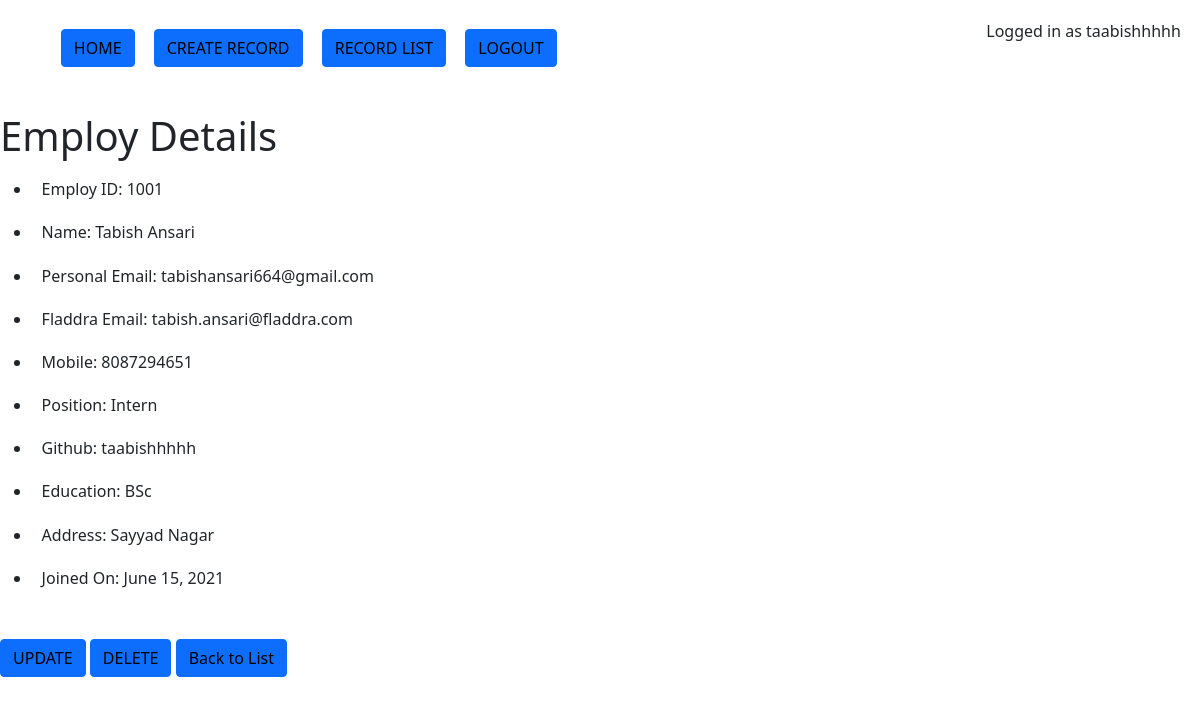
The app's page /emp/view/1/ (signed in) with its own data.
### emp/models.py (models this page shows, shortened)
class Employ(models.Model):
    intern = 'Intern'
    sendev = 'Senior Developer'
    jundev = 'Junior Developer'
    hr = 'HR'
    no = '-'
    test = 'Test'
    position_choices = [
                (intern ,'Intern'),
                (sendev ,'Senior Developer'),
                 (jundev ,'Junior Developer'),
                 (hr , 'HR'),
                 (no , '-'),
                 (test , 'Test')
                 ]
    empid = models.AutoField(primary_key=True)
    employID = IntegerField('Employ ID', unique=True, validators=[validate_employID, ])
    fname = models.CharField('First Name', max_length=20, validators= [validate_fname, ])
    lname = models.CharField('Last Name', max_length=20, validators=[validate_lname, ])
    personalEmail = models.EmailField('Personal Email')
    fladdraEmail = models.EmailField('Fladdra Email', validators=[validate_fladdraEmail])
    mobile = models.IntegerField('Mobile No', unique=True, validators=[validate_mobile, ])
    position = models.CharField('Position', max_length=16,choices=position_choices, validators=[validate_position])
    github = models.CharField('Github', max_length=50)
    education = models.CharField('Highest Education', max_length=80)
    address = models.TextField('Address')
    joinedOn = models.DateField('Joined On', default=date.today)
    is_archived = models.BooleanField(default=False, null=True, blank=True)
    def get_delete_url(self):
        return reverse('emp:delete_emp', kwargs = {'empid' : self.empid})
    def get_update_url(self):
        return reverse('emp:update_emp', kwargs = {'empid' : self.empid})
    def get_full_name(self):
        return self.fname + ' ' + self.lname
    class Meta:
        verbose_name = 'Employee'
        verbose_name_plural = 'Employees'

### emp/views.py (the view)
# urls.py: path('view/<int:empid>/', ViewEmp.as_view(), name='view_emp'),
class ViewEmp(LoginRequiredMixin, MyGetQuerySet, DetailView):
    template_name = 'emp/view.html'
    def get_object(self):
        id_ = self.kwargs.get('empid')
        return get_object_or_404(Employ, empid=id_)

### templates/emp/view.html (shortened to what this page needs)
{% include 'navbar.html' %}
<h1>Employ Details</h1>
<ul>
    <li>Employ ID: {{ object.employID }} </li>
    <li>Name: {{ object.get_full_name }}</li>
    <li>Personal Email: {{ object.personalEmail }}</li>
    <li>Fladdra Email: {{ object.fladdraEmail }}</li>
    <li>Mobile: {{ object.mobile }}</li>
    <li>Position: {{ object.position }}</li>
    <li>Github: {{ object.github }}</li>
    <li>Education: {{ object.education }} </li>
    <li>Address: {{ object.address }} </li>
    <li>Joined On: {{ object.joinedOn }} </li>
</ul>
<button class="btn btn-primary"><a href="{{ object.get_update_url }}">UPDATE</a></button>
<button class="btn btn-primary"><a href="{{  object.get_delete_url }}">DELETE</a></button>
<button class="btn btn-primary"><a href="/emp/list/">Back to List</a></button>

### templates/navbar.html (shortened to what this page needs)
<link href="https://cdn.jsdelivr.net/npm/bootstrap@5.0.1/dist/css/bootstrap.min.css" rel="stylesheet">
<nav class = "navlinks">
    <ul type = "none">
    <li>
        <button class="btn btn-primary"><a href="/">HOME</a></button>
    </li>
    {% if user.is_authenticated %}
    <li>
        <button class="btn btn-primary"><a href="/emp/create/">CREATE RECORD</a></button>
    </li>
    <li>
        <button class="btn btn-primary"><a href="/emp/list/">RECORD LIST</a></button>
    </li>
    <li><button class="btn btn-primary"><a href="/logout/">LOGOUT</a></button></li>
    {% endif %}
</ul>
    {% if user.is_authenticated %}
        <p>Logged in as {{ user.username }} </p>
    {% endif %}
</nav>

### templates/navbar.html (style rules this page uses)
.navlinks { display: flex; justify-content: space-between; padding: 1.2rem;; }
.navlinks ul { display: flex; }
li { padding: 0.6rem;; }
button { background-color: none; }
button a { text-decoration: none; color:black; }

### records on screen
Employ: employID "1001", get_full_name "Tabish Ansari", personalEmail "tabishansari664@gmail.com", fladdraEmail "tabish.ansari@fladdra.com", mobile "8087294651", position "Intern", github "taabishhhhh", education "BSc", address "Sayyad Nagar", joinedOn "June 15, 2021"

### other values on screen
{{ user.username }} "taabishhhhh"
